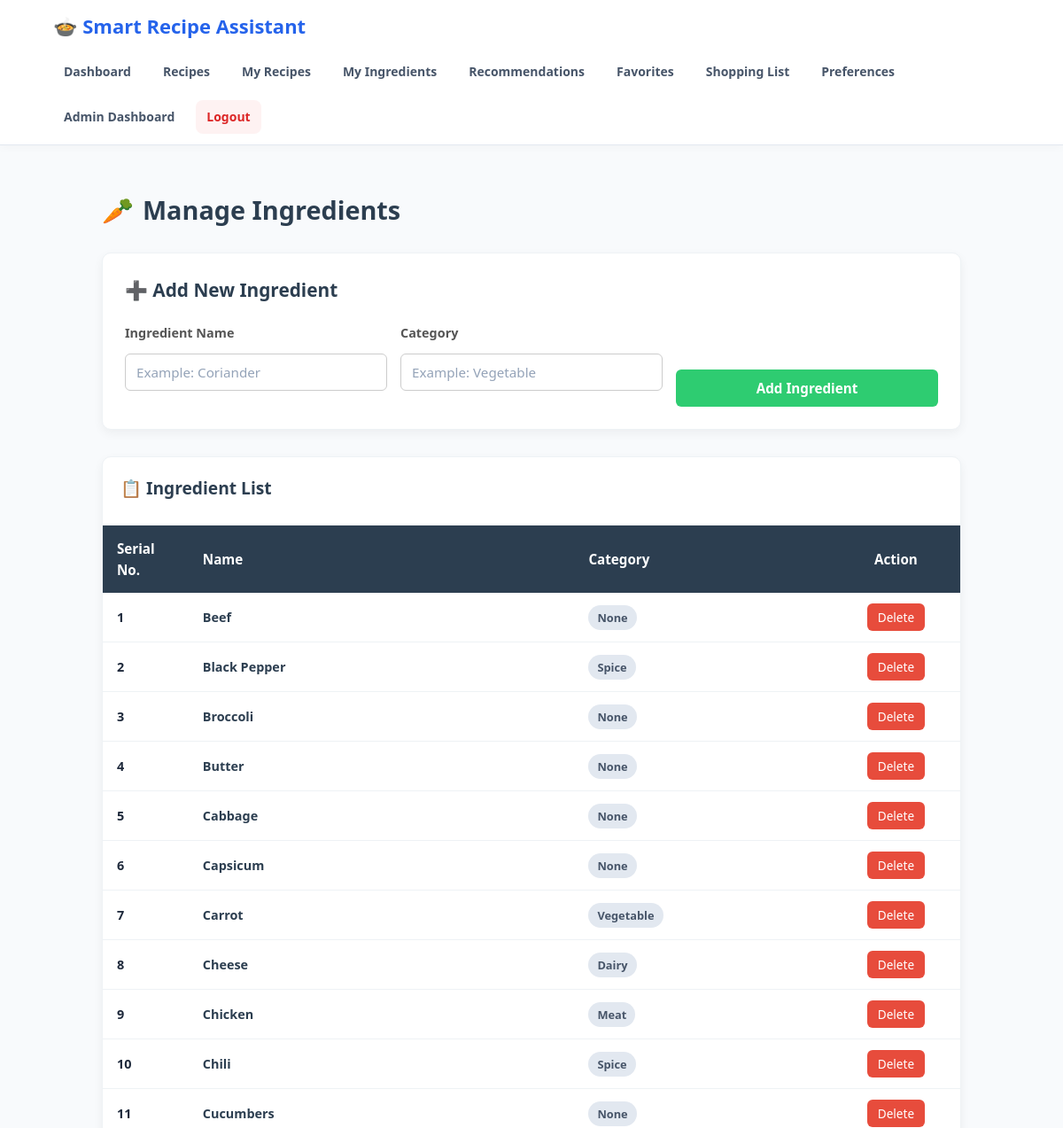
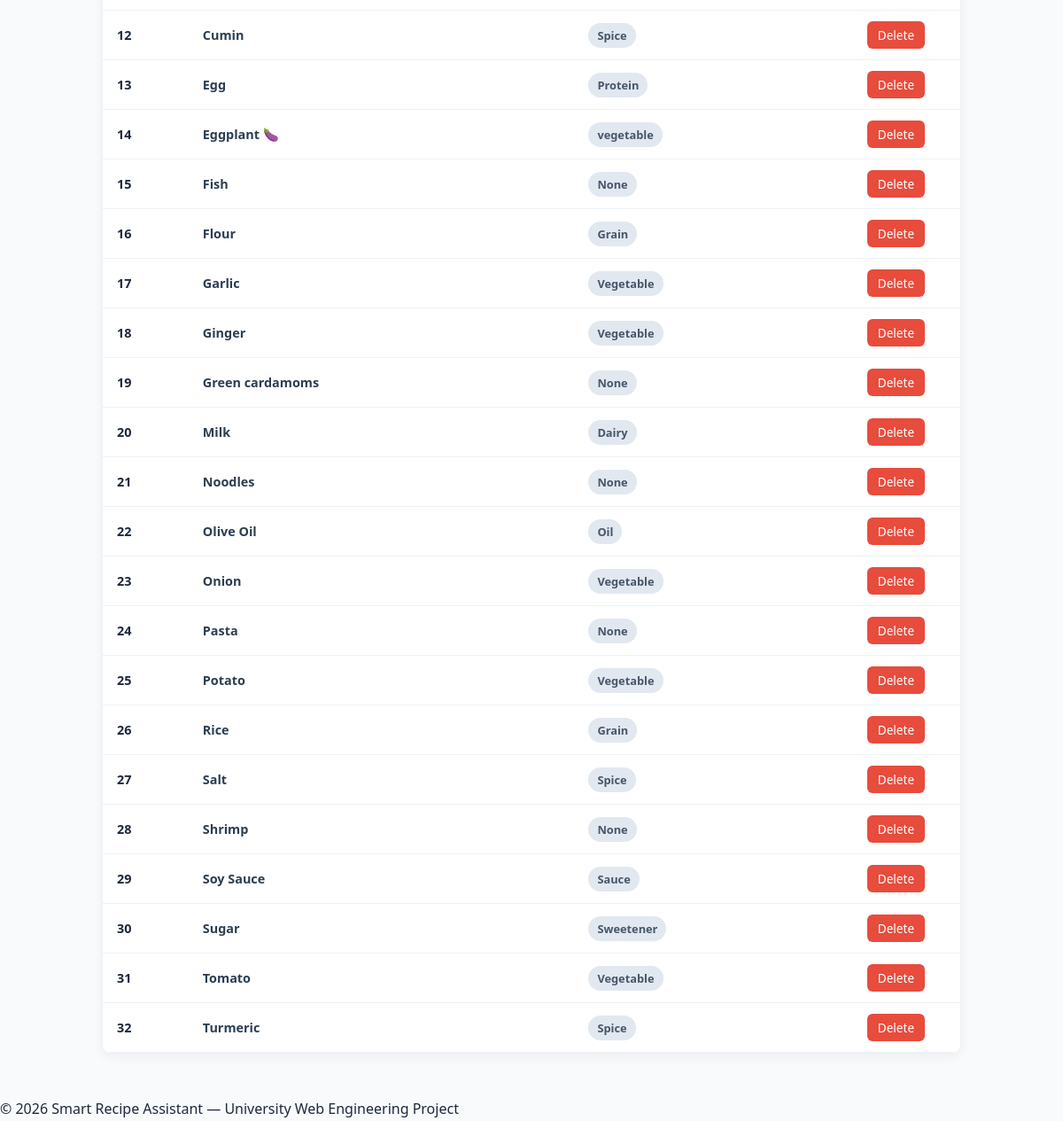
The app's page /admin/ingredients (signed in) with its own data (2 pictures, top to bottom).
### tables this page shows
CREATE TABLE Ingredients (
    IngredientID INTEGER PRIMARY KEY AUTOINCREMENT,
    Name TEXT NOT NULL UNIQUE,
    Category TEXT
);

### app.py (the view, shortened to what this page needs)
@app.route("/admin/ingredients", methods=["GET", "POST"])
def admin_ingredients():
    if "user_id" not in session:
        return redirect(url_for("login"))
    if session.get("user_role") != "Admin":
        flash("Access denied. Admin only.")
        return redirect(url_for("dashboard"))
    connection = get_db_connection()
    ingredients = connection.execute(
        """
        SELECT *
        FROM Ingredients
        ORDER BY Name
        """
    ).fetchall()
    connection.close()
    return render_template(
        "admin_ingredients.html",
        ingredients=ingredients
    )

### database.py (called while the page is built)
def get_db_connection():
    connection = sqlite3.connect(DATABASE)
    connection.row_factory = sqlite3.Row
    connection.execute("PRAGMA foreign_keys = ON")
    return connection

### templates/admin_ingredients.html (shortened to what this page needs)
{% extends 'base.html' %}
{% block content %}
<div class="ingredients-container">
    <div class="page-header">
        <h1 class="page-title">
            <span>🥕</span> Manage Ingredients
        </h1>
    </div>
    <div class="card-box">
        <h2 class="card-title">➕ Add New Ingredient</h2>
        <form action="{{ url_for('add_ingredient') if 'add_ingredient' in [] else '#' }}" method="POST">
            <div class="form-grid">
                <div class="form-group">
                    <label for="name">Ingredient Name</label>
                    <input type="text" id="name" name="name" placeholder="Example: Coriander" required>
                </div>
                <div class="form-group">
                    <label for="category">Category</label>
                    <input type="text" id="category" name="category" placeholder="Example: Vegetable" required>
                </div>
                <button type="submit" class="btn-submit">Add Ingredient</button>
            </div>
        </form>
    </div>
    <div class="table-responsive">
        <h2 style="padding: 20px 20px 0 20px; margin: 0; font-size: 1.2rem; color: #2c3e50;">📋 Ingredient List</h2>
        <br>
        {% if ingredients %}
            <table class="custom-table">
                <thead>
                    <tr>
                        <th style="width: 10%;">Serial No.</th>
                        <th style="width: 45%;">Name</th>
                        <th style="width: 30%;">Category</th>
                        <th style="width: 15%; text-align: center;">Action</th>
                    </tr>
                </thead>
                <tbody>
                    {% for ingredient in ingredients %}
                        <tr>
                            <td><b>{{ loop.index }}</b></td>
                            <td style="font-weight: 600; color: #2c3e50;">
                                {{ ingredient.Name if ingredient.Name is defined else ingredient.name }}
                            </td>
                            <td>
                                <span class="badge-category">
                                    {{ ingredient.Category if ingredient.Category is defined else (ingredient.category if ingredient.category else 'General') }}
                                </span>
                            </td>
                            <td style="text-align: center;">
                                <form action="{{ url_for('admin_delete_ingredient', ingredient_id=ingredient.IngredientID if ingredient.IngredientID is defined else ingredient.id) }}" method="POST" style="margin: 0;" onsubmit="return confirm('Are you sure you want to delete this ingredient?');">
                                    <button type="submit" class="btn-delete">Delete</button>
                                </form>
                            </td>
                        </tr>
                    {% endfor %}
                </tbody>
            </table>
        {% else %}
            <div style="padding: 30px; text-align: center; color: #7f8c8d;">
                <p>No ingredients found.</p>
            </div>
        {% endif %}
    </div>
</div>
{% endblock %}

### static/css/style.css (style rules this page uses)
* { margin: 0; padding: 0; box-sizing: border-box; }
html { scroll-behavior: smooth; }
body { font-family: 'Segoe UI', -apple-system, BlinkMacSystemFont, Roboto, Helvetica, Arial, sans-serif; background-color: #f8fafc; color: #1e293b; line-height: 1.6; display: flex; flex-direction: column; min-height: 100vh; }
button, input, select, textarea { font-family: inherit; }
h1 { font-size: 28px; color: #0f172a; margin-bottom: 10px; }
h2 { font-size: 22px; color: #1e293b; margin-bottom: 12px; }
button, .btn { border: none; border-radius: 8px; padding: 10px 18px; background-color: #2563eb; color: #ffffff; cursor: pointer; font-weight: 600; font-size: 14px; display: inline-block; transition: all 0.2s ease; text-align: center; }
.form-group { margin-bottom: 18px; text-align: left; }
label { display: block; font-weight: 600; font-size: 14px; color: #334155; margin-bottom: 6px; }
input, select, textarea { width: 100%; padding: 11px 14px; border: 1px solid #cbd5e1; border-radius: 8px; background-color: #ffffff; font-size: 14px; color: #1e293b; transition: border-color 0.2s ease, box-shadow 0.2s ease; }
input::placeholder, textarea::placeholder { color: #94a3b8; }

### templates/admin_ingredients.html (style rules this page uses)
.ingredients-container { max-width: 1000px; margin: 20px auto; padding: 0 15px; }
.page-header { display: flex; justify-content: space-between; align-items: center; margin-bottom: 25px; }
.page-title { display: flex; align-items: center; gap: 10px; margin: 0; font-size: 1.8rem; color: #2c3e50; }
.card-box { background: #ffffff; border-radius: 10px; box-shadow: 0 4px 12px rgba(0, 0, 0, 0.05); padding: 25px; margin-bottom: 30px; border: 1px solid #eef2f5; }
.card-title { margin-top: 0; margin-bottom: 20px; font-size: 1.3rem; color: #2c3e50; display: flex; align-items: center; gap: 8px; }
.form-grid { display: grid; grid-template-columns: repeat(auto-fit, minmax(220px, 1fr)); gap: 15px; }
.form-group { display: flex; flex-direction: column; gap: 6px; }
.form-group label { font-size: 0.9rem; font-weight: 600; color: #555; }
.form-group input { padding: 10px 12px; border: 1px solid #cccccc; border-radius: 6px; font-size: 0.95rem; outline: none; transition: border-color 0.2s; }
.btn-submit { background-color: #2ecc71; color: white; border: none; padding: 11px 20px; border-radius: 6px; font-weight: 600; font-size: 0.95rem; cursor: pointer; align-self: flex-end; transition: background-color 0.2s; }
.table-responsive { background: #ffffff; border-radius: 10px; box-shadow: 0 4px 12px rgba(0, 0, 0, 0.05); overflow: hidden; border: 1px solid #eef2f5; }
.custom-table { width: 100%; border-collapse: collapse; text-align: left; }
.custom-table th { background-color: #2c3e50; color: #ffffff; padding: 14px 16px; font-weight: 600; font-size: 0.95rem; }
.custom-table td { padding: 12px 16px; border-bottom: 1px solid #eef2f5; font-size: 0.9rem; }
.badge-category { background-color: #e2e8f0; color: #475569; padding: 4px 10px; border-radius: 15px; font-size: 0.8rem; font-weight: 600; display: inline-block; }
.btn-delete { background-color: #e74c3c; color: white; border: none; padding: 6px 12px; border-radius: 6px; font-size: 0.85rem; font-weight: 500; cursor: pointer; transition: background-color 0.2s; }

### records on screen
Ingredients: Name "Beef", Category "None"
Ingredients: Name "Black Pepper", Category "Spice"
Ingredients: Name "Broccoli", Category "None"
Ingredients: Name "Butter", Category "None"
Ingredients: Name "Cabbage", Category "None"
Ingredients: Name "Capsicum", Category "None"
Ingredients: Name "Carrot", Category "Vegetable"
Ingredients: Name "Cheese", Category "Dairy"
Ingredients: Name "Chicken", Category "Meat"
Ingredients: Name "Chili", Category "Spice"
Ingredients: Name "Cucumbers", Category "None"
Ingredients: Name "Cumin", Category "Spice"
Ingredients: Name "Egg", Category "Protein"
Ingredients: Name "Eggplant 🍆", Category "vegetable"
Ingredients: Name "Fish", Category "None"
Ingredients: Name "Flour", Category "Grain"
Ingredients: Name "Garlic", Category "Vegetable"
Ingredients: Name "Ginger", Category "Vegetable"
Ingredients: Name "Green cardamoms", Category "None"
Ingredients: Name "Milk", Category "Dairy"
Ingredients: Name "Noodles", Category "None"
Ingredients: Name "Olive Oil", Category "Oil"
Ingredients: Name "Onion", Category "Vegetable"
Ingredients: Name "Pasta", Category "None"
Ingredients: Name "Potato", Category "Vegetable"
Ingredients: Name "Rice", Category "Grain"
Ingredients: Name "Salt", Category "Spice"
Ingredients: Name "Shrimp", Category "None"
Ingredients: Name "Soy Sauce", Category "Sauce"
Ingredients: Name "Sugar", Category "Sweetener"
Ingredients: Name "Tomato", Category "Vegetable"
Ingredients: Name "Turmeric", Category "Spice"
